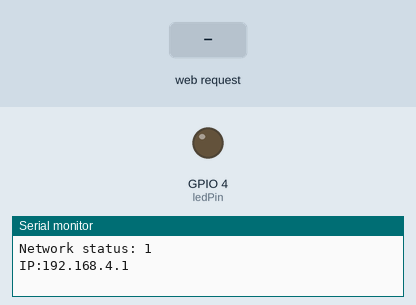
Recording of a sketch running on a simulated ESP32. Parts: output pins drawn as LEDs (lit = HIGH), the last lines printed to the serial monitor. The test bench sets the inputs (shaded band).

Above: at 2.2 s.
2.3 s: HTTP request GET /led/on received
At 3.5 s:
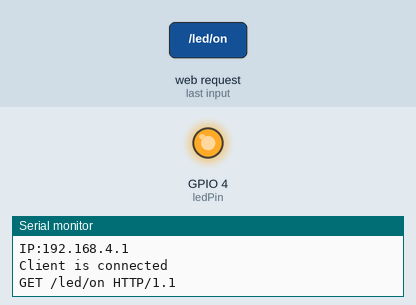
3.8 s: HTTP request GET /led/off received
At 4.8 s:
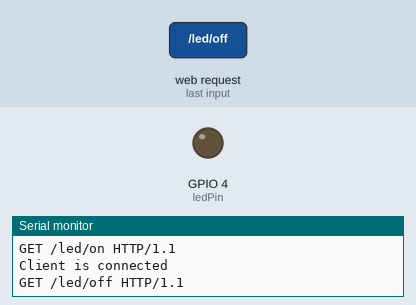
Timing chart, 0 to 6.8 s (numbered marks = the images above; inputs shaded):
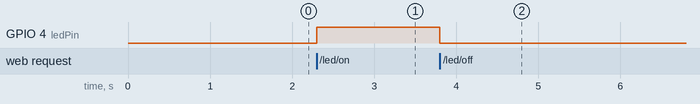

The sketch:

LED_Sketch.ino
```cpp
#include <WiFi.h>
const char* ssid = "ESP32 network";
const char* pass = "12345678";
WiFiServer server(80);
const int ledPin = 4;
bool ledState = false;
void setup() {
  Serial.begin(115200);
  bool result = WiFi.softAP(ssid, pass);
  delay(1000);
  Serial.print("Network status: ");
  Serial.println(result);
  Serial.print("IP:");
  Serial.println(WiFi.softAPIP());
  server.begin();
  pinMode(ledPin, OUTPUT);
  digitalWrite(ledPin, LOW);

}

void loop() {
  WiFiClient client = server.available();
  if (client){
    Serial.println("Client is connected");
    while (client.connected() && !client.available()){
    delay(1);
    }
    String request = client.readStringUntil('\r');
    Serial.println(request);
    if (request.indexOf("/led/on") != -1){
      digitalWrite(ledPin, HIGH);
      ledState = true;

    }
    else if (request.indexOf("/led/off") != -1) {
      digitalWrite(ledPin,LOW);
      ledState = false;
    }
    client.println("HTTP/1.1 200 OK");
    client.println("Content-type:text/html");
    client.println();
    client.println("<html>"
                   "<head>"
                   "<style>"
                   "body{"
                   "font-family:sans;"
                   "}"
                   ".on {"
                   "background-color: green;"
                   "}"
                   ".off {"
                   "background-color: red;"
                   "}"
                   ".state{"
                   "font-size:50px;"
                   "}"
                   "button {"
                    "font-size: 100px;"
                    "width:550px;"
                    "height:350px;"
                    "margin: auto;"
                    "padding: 25px;"
                    "text-align: center;"
                    "border: 15px solid black;"
                    "border-radius:35px;"
                   "}"
                   "h1 { "
                   "font-size:100px;"
                   "margin: auto;"
                   "text-align: center;"
                   "}"
                   "</style>"
                   "</head>"
                   "<body>"
                   "<h1>LED Control</h1>"
                   "<form action ='/led/on'>"
                   "<button type='submit' class='on'>Turn LED ON </button>"
                   "</form>"
                   "<form action='/led/off'>"
                   "<button type='submit' class='off'>Turn LED OFF</button>"
                   "</form>"
                   "<p class='state'>LED state: " ) ;
    if (ledState){
      client.println("ON</p>");
    } else {
      client.println("OFF</p>");
    }
    client.println("</body>");
    client.println("</html>");
    client.stop();
  }
}
```

Measured:
- after the input at 2.3 s, GPIO 4 (ledPin): LOW → HIGH at once
- after the input at 3.8 s, GPIO 4 (ledPin): HIGH → LOW at once
